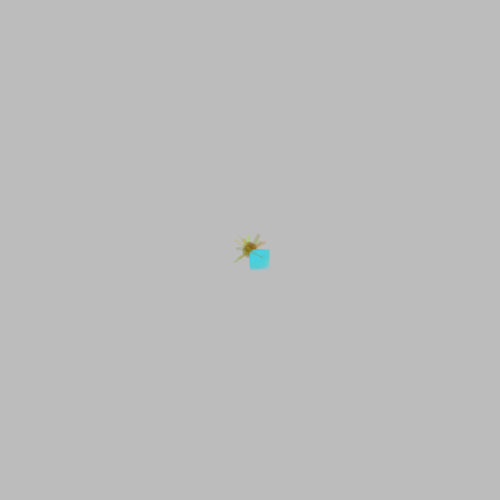
Frame 1 (no input)
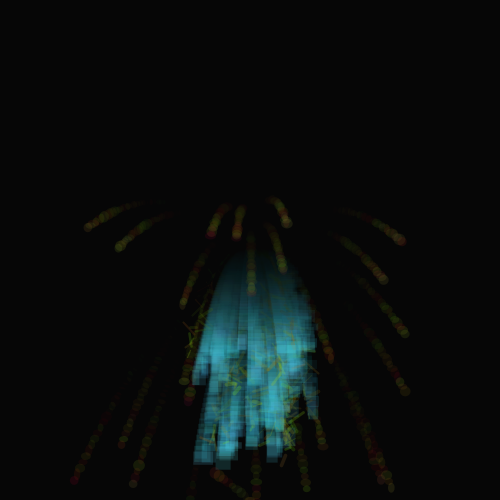
Frame 60 (the mouse pressed at the canvas centre just before this capture)
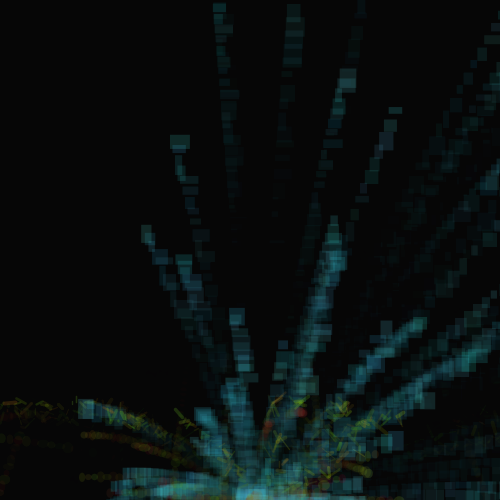
Frame 120 (the mouse held since frame 60 and released just before this capture)

The Processing sketch that drew these frames (run headless with seeded random() and noise(); from frame 60 on, the mouse is pressed at the canvas centre):

// Processing sketch: processing_24831
// ── processing_24831.pde

int numParticles = 100;
  
// !--------------------------------------------------------------!
// IceParticles and BubbleParticles are subclasses of GenParticles,
// so they can be stored in a Gen Particle array!
GenParticle[] p = new GenParticle[numParticles];
  
void setup() {
  size(500, 500);
  noStroke();
  smooth();
  for (int i = 0; i < p.length; i++) {
    if(random(12) > 8){
      float velX = random(-3, 3);    // set the initial velocities to throw particles from all sides of the origin
      float velY = random(-3, 3);
      p[i] = new aParticle(width/2, height/2, velX, velY, 2.0, width/2, height/2);
    }
    else{
      if(random(12)<4){
      float velX = random(-1, 1);  // the ice cubes have a smaller initial velocity than bubbles, which are lighter
      float velY = random(-1, 1);
      p[i] = new bParticle(width/2, height/2, velX, velY, 5.0, width/2, height/2);
    }
    else{
       float velX = random(-1, 1);  // the ice cubes have a smaller initial velocity than bubbles, which are lighter
      float velY = random(-1, 1);
      p[i] = new cParticle(width/2, height/2, velX, velY, 2.0, width/2, height/2);
    }
  }
  }
}
void draw() {
  fill(0,20);
  rectMode(CORNER);
  rect(0, 0, width, height);
  for (int i = 0; i < p.length; i++) {
    p[i].update();
    p[i].regenerate();
    p[i].display();
  }
}
  
class Particle {
  float x, y; // The x- and y-coordinates
  float vx, vy; // The x- and y-velocities
  float radius; // Particle radius
  float gravity = 0.08;
  
  Particle(float xpos, float ypos, float velx, float vely, float r) {
    x = xpos;
    y = ypos;
    vx = velx;
    vy = vely;
    radius = r;
  }
  
  void update() {
    vy = vy + gravity;
    y += vy;
    x += vx;
  }
  
  void display() {
    ellipse(x, y, radius*2, radius*2);
  }
}
  
  
class GenParticle extends Particle {
  float originX, originY;
  
  GenParticle(float xIn, float yIn, float vxIn, float vyIn, float r, float ox, float oy) {
    super(xIn, yIn, vxIn, vyIn, r);
    originX = ox;
    originY = oy;
  }
  
  void regenerate() {
    if ((x > width + radius) || (x < -radius) ||
      (y > height + radius) || (y < -radius)) {
      x = originX;
      y = originY;
      vx = random(-1.0, 1.0);
      vy = random(-4.0, -2.0);
    }
  }
}
  
class aParticle extends GenParticle {
  
  aParticle(float xIn, float yIn, float vxIn, float vyIn, float r, float ox, float oy) {
    super(xIn, yIn, vxIn, vyIn, r, ox, oy);
  }
  
  void regenerate() {
    if ((x > width + radius) || (x < -radius) ||
      (y > height + radius) || (y < -radius)) {
      x =width/2;
      y = height;
      vx = random(-10.0, 10.0);
      vy = random(-4.0, 8.0);
    }
  }
  void display() {
    noStroke();
    fill(random(100,150),random(0,200),random(10,50),40);
    ellipse(x, y,radius*random(3,6), radius*random(3,6));
  }
}
  
class bParticle extends GenParticle {
  
  bParticle(float xIn, float yIn, float vxIn, float vyIn, float r, float ox, float oy) {
    super(xIn, yIn, vxIn, vyIn, r, ox, oy);
  }
  
  void regenerate() {
    if ((x > width + radius) || (x < -radius) ||
      (y > height + radius) || (y < -radius)) {
      x = originX+10;
      y = height;
      vx = random(-8.0, 15.0);   
      vy = random(-4.0, -20.0);
      radius=random(2,5);
    }
  }
  void display() {
    noFill();
    strokeWeight(random(1,4));
    stroke(random(100,200),random(100,250),random(0,50),50);
    line(x, y,  x+radius*random(-3,3), y+radius*random(-3,3));
  }
}
 
class cParticle extends GenParticle {
  
  cParticle(float xIn, float yIn, float vxIn, float vyIn, float r, float ox, float oy) {
    super(xIn, yIn, vxIn, vyIn, r, ox, oy);
  }
  
  void regenerate() {
    if ((x > width + radius) || (x < -radius) ||
      (y > height + radius) || (y < -radius)) {
      x = width/2;
      y = height;
      vx = random(-5, 12.0);    
      vy = random(-16.0, 20.0);
    }
  }
   void display() {
    noStroke();
    fill(random(40,100),random(180,230),random(200,250),40);
    rect(x, y, radius*random(3,10), radius*random(3,10));
  }
}
